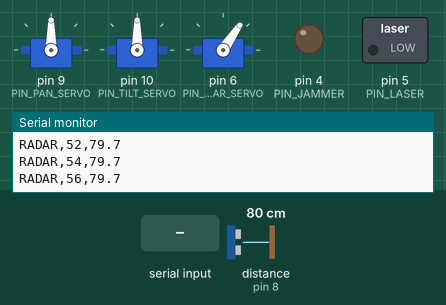
A sketch run on a simulated Arduino Uno, built with avr-gcc and run on an emulated ATmega328P. Shown: 3 × servo, switched loads named in the sketch (green lamp = pin HIGH), output pins drawn as LEDs (lit = HIGH), the last lines printed to the serial monitor. Wiring (inferred from the names in the program): ultrasonic range finder: trigger pin 7; echo pin 8. The test bench sets the inputs (shaded band); at power-on: distance to the obstacle (sensor on pin 8) 80 cm. The echo pulse lasts 58.3 µs per cm; pins used as bus, display or sensor lines are not drawn.

Above: at 1.2 s.
1.3 s: "JAM,1\n" received over Serial
At 1.76 s:
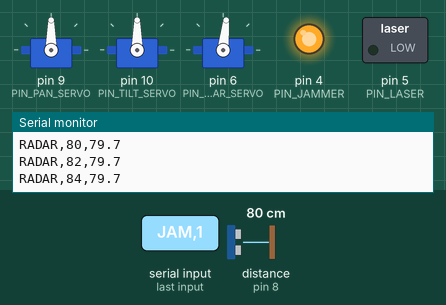
4.3 s: "LASER,1\n" received over Serial
At 4.64 s:
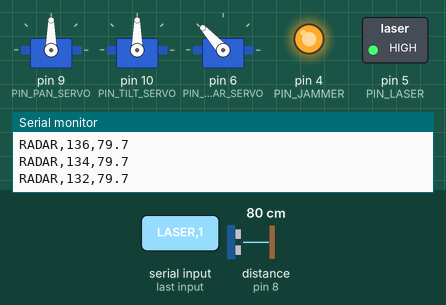
7.3 s: "JAM\n" received over Serial
At 7.52 s:
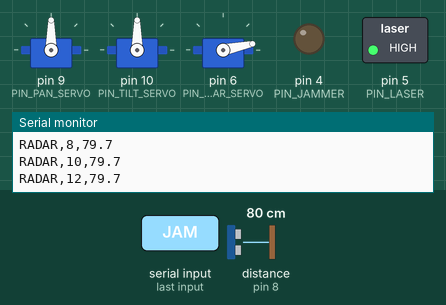
10.3 s: "JAM,150\n" received over Serial
At 10.72 s:
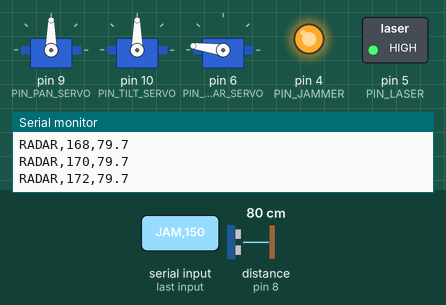
13.3 s: "LASER\n" received over Serial
At 13.6 s:
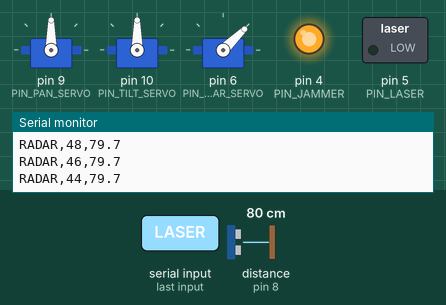
16.3 s: "JAM\n" received over Serial
At 16.82 s:
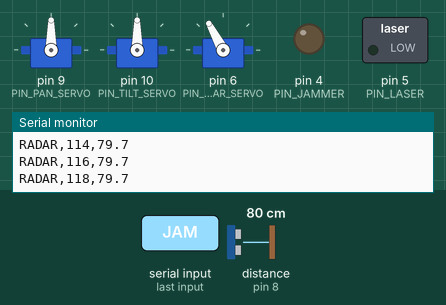
Timing chart, 0 to 20.3 s (numbered marks = the images above; inputs shaded):
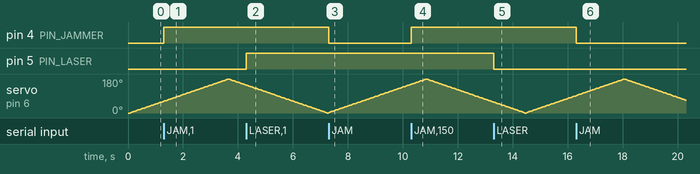

The sketch:

anti_drone_controller.ino
```cpp
#include <Servo.h>

// ---------- Pin map ----------
const uint8_t PIN_PAN_SERVO    = 9;
const uint8_t PIN_TILT_SERVO   = 10;
const uint8_t PIN_RADAR_SERVO  = 6;
const uint8_t PIN_TRIG         = 7;
const uint8_t PIN_ECHO         = 8;
const uint8_t PIN_JAMMER       = 4;
const uint8_t PIN_LASER        = 5;

// ---------- Servo limits ----------
const int PAN_MIN = 0,  PAN_MAX = 180;
const int TILT_MIN = 20, TILT_MAX = 160;   // mechanical limits of your bracket
const int RADAR_MIN = 0, RADAR_MAX = 180;

Servo panServo, tiltServo, radarServo;

// ---------- Radar sweep state ----------
bool radarSweeping = true;
int radarAngle = RADAR_MIN;
int radarStep = 2;                 // degrees per step -> resolution vs. speed tradeoff
unsigned long lastRadarMove = 0;
const unsigned long RADAR_STEP_INTERVAL_MS = 40;   // servo settle time per step

// ---------- Ultrasonic timing ----------
const unsigned long US_TIMEOUT_US = 25000UL;  // ~4.3 m max range cutoff

// ---------- Serial parsing ----------
String inputLine = "";

float readDistanceCm() {
  // HC-SR04 read. Swap this function's body for mmWave (e.g. IWR1843 UART
  // frame parsing) later without touching anything else in the sketch.
  digitalWrite(PIN_TRIG, LOW);
  delayMicroseconds(2);
  digitalWrite(PIN_TRIG, HIGH);
  delayMicroseconds(10);
  digitalWrite(PIN_TRIG, LOW);

  unsigned long duration = pulseIn(PIN_ECHO, HIGH, US_TIMEOUT_US);
  if (duration == 0) return -1.0;      // no echo / out of range
  return duration * 0.0343f / 2.0f;    // speed of sound cm/us, round trip
}

void handleCommand(String line) {
  line.trim();
  if (line.length() == 0) return;

  int c1 = line.indexOf(',');
  String cmd = (c1 == -1) ? line : line.substring(0, c1);
  cmd.toUpperCase();

  if (cmd == "PT") {
    int c2 = line.indexOf(',', c1 + 1);
    if (c2 == -1) return;
    int pan  = line.substring(c1 + 1, c2).toInt();
    int tilt = line.substring(c2 + 1).toInt();
    pan  = constrain(pan, PAN_MIN, PAN_MAX);
    tilt = constrain(tilt, TILT_MIN, TILT_MAX);
    panServo.write(pan);
    tiltServo.write(tilt);
    Serial.print("ACK,PT\n");

  } else if (cmd == "JAM") {
    int val = line.substring(c1 + 1).toInt();
    digitalWrite(PIN_JAMMER, val ? HIGH : LOW);
    Serial.print("ACK,JAM\n");

  } else if (cmd == "LASER") {
    int val = line.substring(c1 + 1).toInt();
    digitalWrite(PIN_LASER, val ? HIGH : LOW);
    Serial.print("ACK,LASER\n");

  } else if (cmd == "RADAR") {
    int val = line.substring(c1 + 1).toInt();
    radarSweeping = (val != 0);
    Serial.print("ACK,RADAR\n");

  } else if (cmd == "PING") {
    Serial.print("PONG\n");
  }
}

void setup() {
  Serial.begin(115200);

  pinMode(PIN_TRIG, OUTPUT);
  pinMode(PIN_ECHO, INPUT);
  pinMode(PIN_JAMMER, OUTPUT);
  pinMode(PIN_LASER, OUTPUT);
  digitalWrite(PIN_JAMMER, LOW);
  digitalWrite(PIN_LASER, LOW);

  panServo.attach(PIN_PAN_SERVO);
  tiltServo.attach(PIN_TILT_SERVO);
  radarServo.attach(PIN_RADAR_SERVO);

  panServo.write(90);
  tiltServo.write(90);
  radarServo.write(RADAR_MIN);

  inputLine.reserve(32);
}

void loop() {
  // --- 1. Non-blocking serial command read ---
  while (Serial.available() > 0) {
    char ch = (char)Serial.read();
    if (ch == '\n') {
      handleCommand(inputLine);
      inputLine = "";
    } else if (ch != '\r') {
      inputLine += ch;
    }
  }

  // --- 2. Radar sweep (only when not paused by an active track) ---
  if (radarSweeping) {
    unsigned long now = millis();
    if (now - lastRadarMove >= RADAR_STEP_INTERVAL_MS) {
      lastRadarMove = now;

      radarServo.write(radarAngle);
      float dist = readDistanceCm();
      if (dist > 0) {
        Serial.print("RADAR,");
        Serial.print(radarAngle);
        Serial.print(",");
        Serial.print(dist, 1);
        Serial.print("\n");
      }

      radarAngle += radarStep;
      if (radarAngle >= RADAR_MAX || radarAngle <= RADAR_MIN) {
        radarStep = -radarStep;      // ping-pong sweep instead of snapping back
        radarAngle = constrain(radarAngle, RADAR_MIN, RADAR_MAX);
      }
    }
  }
}
```

Measured:
- after the input at 1.3 s, pin 4 (PIN_JAMMER): LOW → HIGH at once
- after the input at 4.3 s, pin 5 (PIN_LASER): LOW → HIGH at once
- after the input at 7.3 s, pin 4 (PIN_JAMMER): HIGH → LOW at once
- after the input at 10.3 s, pin 4 (PIN_JAMMER): LOW → HIGH at once
- after the input at 13.3 s, pin 5 (PIN_LASER): HIGH → LOW at once
- after the input at 16.3 s, pin 4 (PIN_JAMMER): HIGH → LOW at once
- by itself, servo on pin 6 (PIN_RADAR_SERVO): rises from 92° to 180° in 1.7 s, then falls to 68° in 2.2 s
